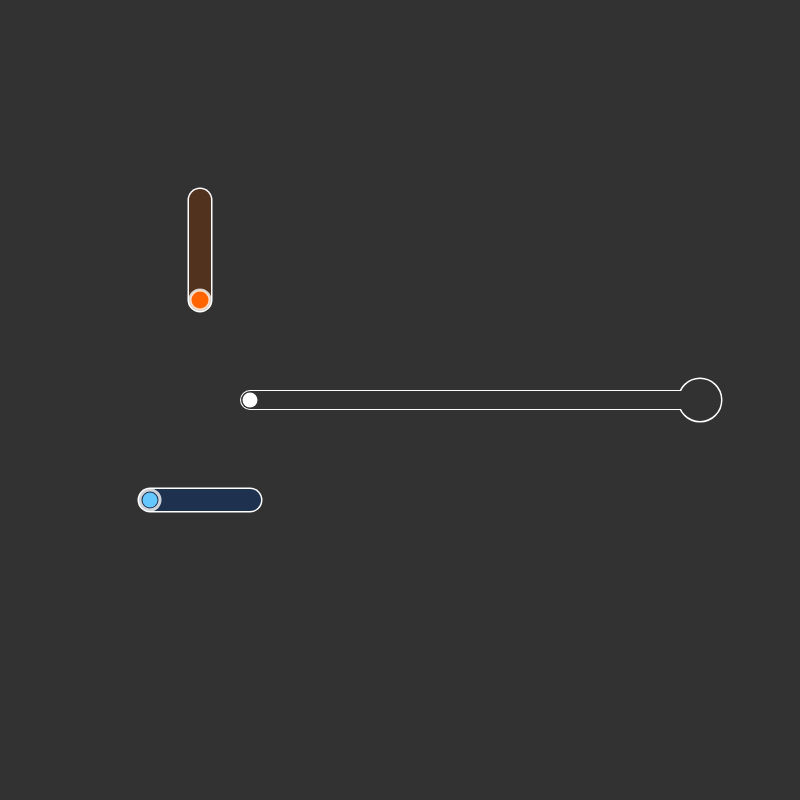
Frame 1 (no input)
Frame 60 (no input): identical to frame 1, image omitted
Frame 120 (the mouse pressed at the canvas centre since frame 60): identical to frame 1, image omitted

The p5.js sketch that drew this single still picture (run headless with seeded random() and noise() and a simulated clock; from frame 60 on, the mouse is pressed at the canvas centre):

// p5.js sketch
// ── sketch.js
function setup() {
  createCanvas(800,800)
}


var indicator = 50

//input one is a translator

var input1X = 150
var input1Y = 500

var dragging1 = false

var anchorX
var anchorY


//input two is a scalar/rotor
var input2X = 200
var input2Y = 300


var dragging2 = false

//These seem mostly relevant for "free" rotor scale
var anchorRadius
var anchorTheta
var scaleFactor
var offsetTheta

var mouseTheta




//output may be driven by translation, or rotor/scaling 
var outputX = 250
var outputY = 400

//home positions to which manipulations are applied (may be cartesian or polar, depending on which input is getting dragged)
var homePos1
var homePos2




function draw() {
	background(indicator)

	/*
	noFill()
	stroke(200)
	strokeWeight(1)
	line(0,height/2,width,height/2)
	line(width/2,0,width/2,height)
	ellipse(width/2,height/2,200,200)
	*/

	//maze
	stroke(255)
	noFill()
	strokeWeight(20)
	line(250,400,700,400)
	ellipse(700,400,25,25)


	stroke(indicator)
	strokeWeight(18)
	line(250,400,700,400)
	ellipse(700,400,24,24)

	//lower slot
	stroke(255)
	noFill()
	strokeWeight(25)
	line(150,500,250,500)
	stroke(30,50,80)
	strokeWeight(22)
	line(150,500,250,500)

	//upper slot
	stroke(255)
	noFill()
	strokeWeight(25)
	line(200,200,200,300)
	stroke(80,50,30)
	strokeWeight(22)
	line(200,200,200,300)

	if(dragging1){
		if(mouseX<150){
			input1X = 150
		}else if(mouseX>250){
			input1X = 250
		}else{
			input1X = mouseX
		}
	

		outputX = homePos1 + (input1X-anchorX)
		outputY = homePos2 + (input1Y-anchorY)


		push()


			fill(0,0,255,10)
			noStroke()
			rect(0,0,width,height)

			translate(input1X-anchorX,input1Y-anchorY)

			noFill()
			stroke(100,200,255,150)
			strokeWeight(1)
			for(i=-20;i<20;i++){
				line(-width,75*i,width*2,75*i)
				line(75*i,-height,75*i,height*2)
			}		

		pop()


	}

	if(dragging2){

		//mouseTheta = atan2(mouseY-height/2,mouseX-width/2)


		if(mouseY<200){
			input2Y = 200
		}else if(mouseY>300){
			input2Y = 300
		}else{
			input2Y = mouseY
		}

		scaleFactor = sqrt((dist(input2X,input2Y,200,height/2)/100)*(dist(input2X,input2Y,200,height/2)/100))/anchorRadius
		offsetTheta = atan2(input2Y-height/2,input2X-200)-anchorTheta
		outputX = 200+100*(scaleFactor*homePos1)*cos(homePos2+offsetTheta)
		outputY = height/2+100*(scaleFactor*homePos1)*sin(homePos2+offsetTheta)

		push()

			fill(255,0,0,10)
			rect(0,0,width,height)

			translate(200,height/2)
			rotate(offsetTheta)
			scale(scaleFactor)

			noFill()
			stroke(255,100,0,150)
			strokeWeight(1/scaleFactor)

			for(i=0;i<8;i++){
				line(0,0,1000*cos(i*TWO_PI/8),1000*sin(i*TWO_PI/8))
			}
			for(i=0;i<16;i++){
				ellipse(0,0,100*i,100*i)
			}

		pop()



	}



	noStroke()
	fill(100,200,255)
	ellipse(input1X,input1Y,15,15)
	noFill()
	stroke(255,200)
	strokeWeight(3)
	ellipse(input1X,input1Y,20,20)


	noStroke()
	fill(255,100,0)
	ellipse(input2X,input2Y,15,15)
	strokeWeight(3)
	stroke(255,200)
	ellipse(input2X,input2Y,20,20)


	noStroke()
	fill(255)
	ellipse(outputX,outputY,15,15)


}


function touchStarted() {
	if(dist(mouseX,mouseY,input1X,input1Y)<25){
		dragging1 = true
		anchorX = input1X
		anchorY = input1Y
		homePos1 = outputX
		homePos2 = outputY
	}else if(dist(mouseX,mouseY,input2X,input2Y)<25){
		dragging2 = true
		anchorRadius = sqrt((dist(input2X,input2Y,200,height/2)/100)*(dist(input2X,input2Y,200,height/2)/100))
		anchorTheta = atan2(input2Y-height/2,input2X-200)
		homePos1 = sqrt((dist(outputX,outputY,200,height/2)/100)*(dist(outputX,outputY,200,height/2)/100))
		homePos2 = atan2(outputY-height/2,outputX-200)
	}
}

function touchMoved() {
	return false
}

function touchEnded(){
	dragging1 = false
	dragging2 = false
}
